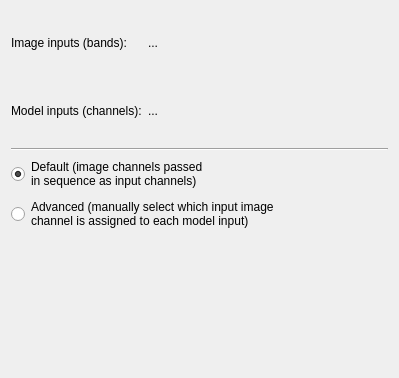
<?xml version="1.0" encoding="UTF-8"?>
<ui version="4.0">
 <class>Form</class>
 <widget class="QWidget" name="Form">
  <property name="geometry">
   <rect>
    <x>0</x>
    <y>0</y>
    <width>399</width>
    <height>378</height>
   </rect>
  </property>
  <property name="windowTitle">
   <string>Form</string>
  </property>
  <layout class="QVBoxLayout" name="verticalLayout">
   <item>
    <layout class="QGridLayout" name="gridLayout_2">
     <item row="1" column="0">
      <widget class="QLabel" name="label_3">
       <property name="text">
        <string>Model inputs (channels):</string>
       </property>
      </widget>
     </item>
     <item row="0" column="0">
      <widget class="QLabel" name="label_2">
       <property name="text">
        <string>Image inputs (bands):</string>
       </property>
      </widget>
     </item>
     <item row="0" column="1" colspan="2">
      <widget class="QLabel" name="label_imageInputs">
       <property name="text">
        <string>...</string>
       </property>
      </widget>
     </item>
     <item row="1" column="1" colspan="2">
      <widget class="QLabel" name="label_modelInputs">
       <property name="text">
        <string>...</string>
       </property>
      </widget>
     </item>
    </layout>
   </item>
   <item>
    <widget class="Line" name="line">
     <property name="orientation">
      <enum>Qt::Horizontal</enum>
     </property>
    </widget>
   </item>
   <item>
    <widget class="QRadioButton" name="radioButton_defaultMapping">
     <property name="text">
      <string>Default (image channels passed 
in sequence as input channels)</string>
     </property>
     <property name="checked">
      <bool>true</bool>
     </property>
    </widget>
   </item>
   <item>
    <widget class="QRadioButton" name="radioButton_advancedMapping">
     <property name="text">
      <string>Advanced (manually select which input image 
channel is assigned to each model input)</string>
     </property>
    </widget>
   </item>
   <item>
    <widget class="QWidget" name="widget_mapping" native="true">
     <layout class="QGridLayout" name="gridLayout_3">
      <property name="leftMargin">
       <number>0</number>
      </property>
      <property name="topMargin">
       <number>0</number>
      </property>
      <property name="rightMargin">
       <number>0</number>
      </property>
      <property name="bottomMargin">
       <number>0</number>
      </property>
      <item row="0" column="0">
       <layout class="QGridLayout" name="gridLayout_mapping"/>
      </item>
     </layout>
    </widget>
   </item>
  </layout>
 </widget>
 <resources/>
 <connections/>
</ui>
